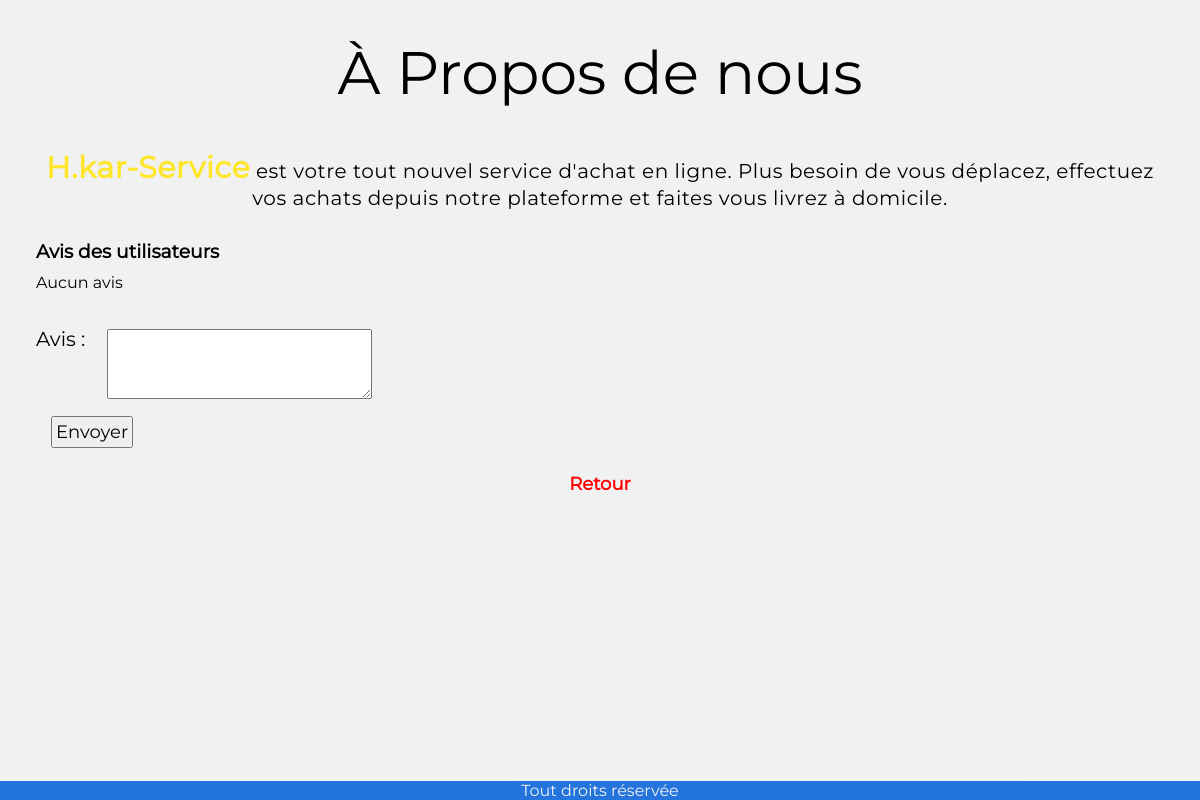
Before: /accounts/Nous_contactez/ (signed in) with the older database file.
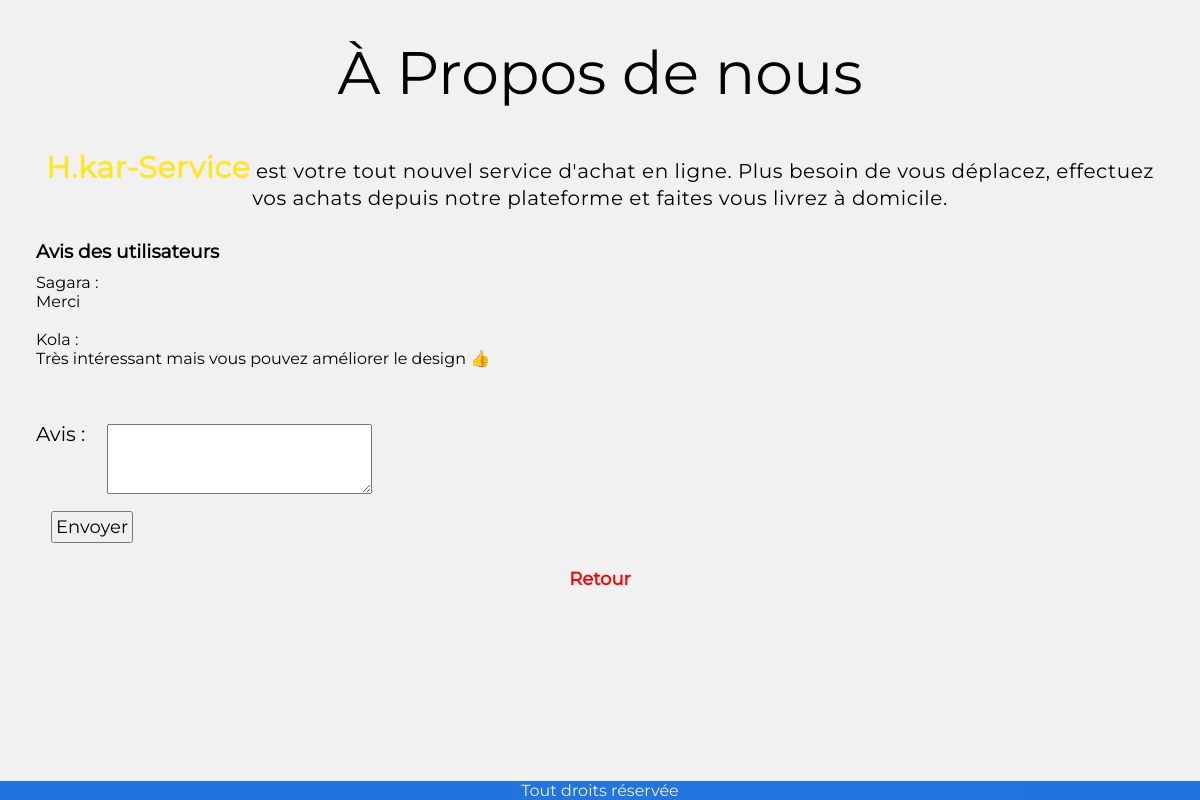
After: the same page with the newer database file.
### accounts/models.py (models this page shows, shortened)
class Messages_site(models.Model):
    nom= models.CharField(max_length=50, verbose_name='Message de Mr/Mme',unique=False)
    e_mails= models.EmailField(max_length=30, verbose_name="E-mail",unique=False)
    message= models.TextField(verbose_name="Message")

### accounts/views.py (the view)
@login_required
def contacts(request):
    message= Messages_site.objects.all()
    avis=set()
    for i in range(0,11):
        if i < len(message):
            avis.add(message[i])
    if request.method == "POST":
        form_c = Message(request.POST)
        if form_c.is_valid():
            user= request.user
            name= user.username
            e_mail= user.email
            contenu= form_c.cleaned_data['message']
            message_base= Messages_site.objects.create(nom= name.capitalize(), e_mails= e_mail, message= contenu)
            message_base.save()
            return redirect('account:cont')
    else:
        form_c= Message()
    return render(request, 'account/nos_contact.html',{"form": form_c,'avis':avis})

### accounts/forms.py
class Message(forms.Form):
    message= forms.CharField(widget= forms.Textarea(attrs={'class': "conctact_form"}),label="Avis")

### accounts/templates/account/nos_contact.html (shortened to what this page needs)
{% load static %}
{% include './include/header.html' %}
<section class="global">
    <p class="infos_title">À Propos de nous</p>
        <div class="golden_info">
            <p> <span>H.kar-Service</span> est votre tout nouvel service d'achat en ligne. Plus besoin de vous déplacez, effectuez vos achats depuis notre plateforme et faites vous livrez à domicile.</p>
        </div>
    <h3 style="text-align:left;width: 100%;margin-top: 10px;">Avis des utilisateurs</h3>
    <div class="avis">
        {% if avis %}
        {% for avi in avis %}
            <div>
                <p>{{ avi.nom }} :</p>
                <p>{{ avi.message }}</p><br>
            </div>
        {% endfor %}
        {% else %}
            <p>Aucun avis</p>
        {%endif%}
    </div>
    <div class="msg_form">
        <form method="post" >
            {{ form }}
            <button type="submit">Envoyer</button>
        </form>
    </div>
<a href="{% url 'store:index' %}" style="text-decoration: none;color: red;font-weight: bold;"> Retour</a>
</section>
<footer>Tout droits réservée</footer>
{% include './include/end.html' %}

Changed rows visible on the page:
added Messages_site: nom "Sagara", message "Merci"
added Messages_site: nom "Kola", message "Très intéressant mais vous pouvez améliorer le design 👍"
Other visible differences:
text no longer shown: "Aucun avis"
